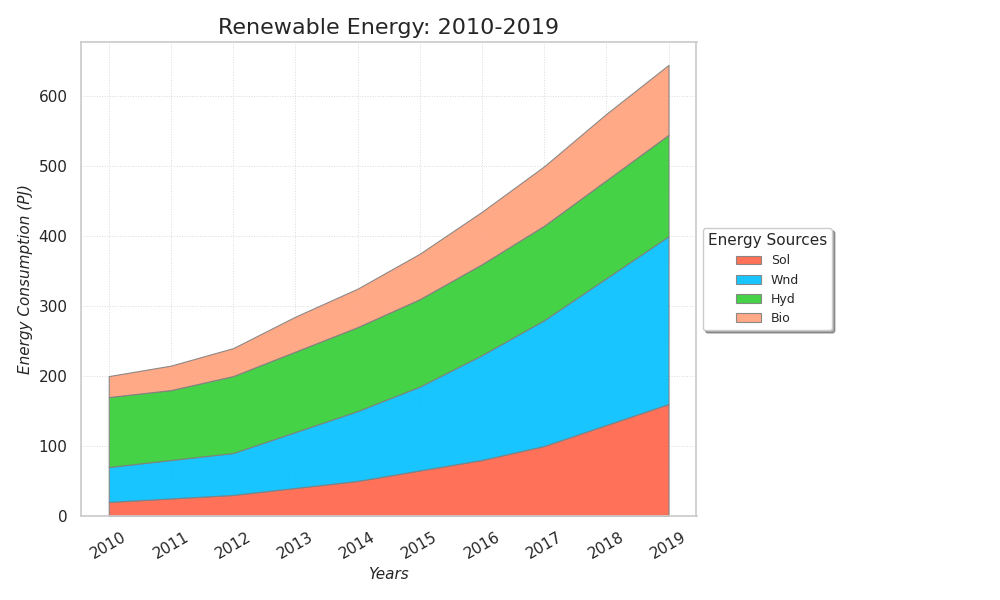

Here is the Python script that generated this plot:
import matplotlib.pyplot as plt
import numpy as np

years = np.arange(2010, 2020)
solar_energy = [20, 25, 30, 40, 50, 65, 80, 100, 130, 160]
wind_energy = [50, 55, 60, 80, 100, 120, 150, 180, 210, 240]
hydro_energy = [100, 100, 110, 115, 120, 125, 130, 135, 140, 145]
bioenergy = [30, 35, 40, 50, 55, 65, 75, 85, 95, 100]

energy_data = np.vstack([solar_energy, wind_energy, hydro_energy, bioenergy])

fig, ax = plt.subplots(figsize=(10, 6))

# Alter line styles and marker types for the stack plot
ax.stackplot(years, energy_data, labels=['Sol', 'Wnd', 'Hyd', 'Bio'],
             colors=['#ff6347', '#00bfff', '#32cd32', '#ffa07a'], alpha=0.9,
             edgecolor='gray', linestyle='-', linewidth=0.8)

ax.set_title('Renewable Energy: 2010-2019', fontsize=16, fontweight='normal')
ax.set_xlabel('Years', fontsize=11, style='italic')
ax.set_ylabel('Energy Consumption (PJ)', fontsize=11, style='italic')

# Change grid style
ax.grid(True, linestyle=':', linewidth=0.7, alpha=0.7)

# Altar legend style
ax.legend(loc='center left', bbox_to_anchor=(1, 0.5), title='Energy Sources',
          fontsize=9, title_fontsize='11', fancybox=True, shadow=True)

# Modify ticks and layout for clear visibility
plt.xticks(years, rotation=30)
plt.tight_layout(rect=[0, 0, 0.85, 1]) # Adjust layout to accommodate legend

plt.show()
